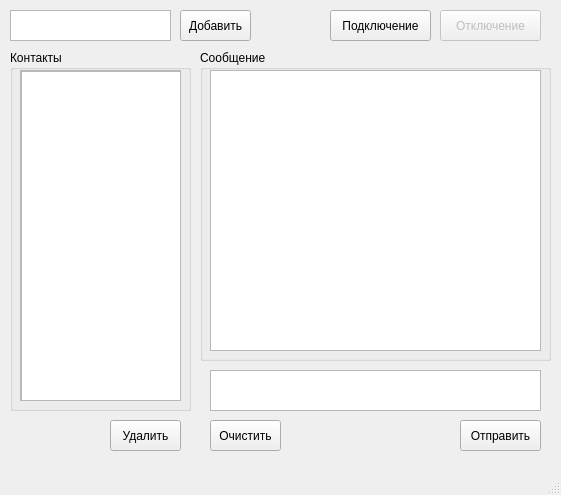
<?xml version="1.0" encoding="UTF-8"?>
<ui version="4.0">
 <class>ClientMessage</class>
 <widget class="QMainWindow" name="ClientMessage">
  <property name="geometry">
   <rect>
    <x>0</x>
    <y>0</y>
    <width>561</width>
    <height>495</height>
   </rect>
  </property>
  <property name="windowTitle">
   <string>Client Message</string>
  </property>
  <widget class="QWidget" name="centralwidget">
   <widget class="QTextEdit" name="textEditUsername">
    <property name="geometry">
     <rect>
      <x>10</x>
      <y>10</y>
      <width>161</width>
      <height>31</height>
     </rect>
    </property>
   </widget>
   <widget class="QPushButton" name="pushButtonDelContact">
    <property name="geometry">
     <rect>
      <x>110</x>
      <y>420</y>
      <width>71</width>
      <height>31</height>
     </rect>
    </property>
    <property name="text">
     <string>Удалить</string>
    </property>
   </widget>
   <widget class="QPushButton" name="pushButtonAddContact">
    <property name="geometry">
     <rect>
      <x>180</x>
      <y>10</y>
      <width>71</width>
      <height>31</height>
     </rect>
    </property>
    <property name="text">
     <string>Добавить</string>
    </property>
   </widget>
   <widget class="QTextEdit" name="textEditMessage">
    <property name="geometry">
     <rect>
      <x>210</x>
      <y>370</y>
      <width>331</width>
      <height>41</height>
     </rect>
    </property>
   </widget>
   <widget class="QPushButton" name="pushButtonSend">
    <property name="geometry">
     <rect>
      <x>460</x>
      <y>420</y>
      <width>81</width>
      <height>31</height>
     </rect>
    </property>
    <property name="text">
     <string>Отправить</string>
    </property>
   </widget>
   <widget class="QGroupBox" name="groupBox">
    <property name="geometry">
     <rect>
      <x>10</x>
      <y>50</y>
      <width>181</width>
      <height>361</height>
     </rect>
    </property>
    <property name="title">
     <string>Контакты</string>
    </property>
    <widget class="QScrollArea" name="scrollArea">
     <property name="geometry">
      <rect>
       <x>10</x>
       <y>20</y>
       <width>161</width>
       <height>331</height>
      </rect>
     </property>
     <property name="widgetResizable">
      <bool>true</bool>
     </property>
     <widget class="QWidget" name="scrollAreaWidgetContents">
      <property name="geometry">
       <rect>
        <x>0</x>
        <y>0</y>
        <width>159</width>
        <height>329</height>
       </rect>
      </property>
      <widget class="QListWidget" name="listWidgetContacts">
       <property name="geometry">
        <rect>
         <x>0</x>
         <y>0</y>
         <width>161</width>
         <height>331</height>
        </rect>
       </property>
      </widget>
     </widget>
    </widget>
   </widget>
   <widget class="QGroupBox" name="groupBox_2">
    <property name="geometry">
     <rect>
      <x>200</x>
      <y>50</y>
      <width>351</width>
      <height>311</height>
     </rect>
    </property>
    <property name="title">
     <string>Сообщение</string>
    </property>
    <widget class="QListWidget" name="listWidgetMessages">
     <property name="geometry">
      <rect>
       <x>10</x>
       <y>20</y>
       <width>331</width>
       <height>281</height>
      </rect>
     </property>
    </widget>
   </widget>
   <widget class="QPushButton" name="clearTextButton">
    <property name="geometry">
     <rect>
      <x>210</x>
      <y>420</y>
      <width>71</width>
      <height>31</height>
     </rect>
    </property>
    <property name="text">
     <string>Очистить</string>
    </property>
   </widget>
   <widget class="QPushButton" name="connectButton">
    <property name="geometry">
     <rect>
      <x>330</x>
      <y>10</y>
      <width>101</width>
      <height>31</height>
     </rect>
    </property>
    <property name="text">
     <string>Подключение</string>
    </property>
   </widget>
   <widget class="QPushButton" name="disconnectButton">
    <property name="enabled">
     <bool>false</bool>
    </property>
    <property name="geometry">
     <rect>
      <x>440</x>
      <y>10</y>
      <width>101</width>
      <height>31</height>
     </rect>
    </property>
    <property name="text">
     <string>Отключение</string>
    </property>
   </widget>
   <zorder>pushButtonAddContact</zorder>
   <zorder>textEditUsername</zorder>
   <zorder>pushButtonDelContact</zorder>
   <zorder>textEditMessage</zorder>
   <zorder>pushButtonSend</zorder>
   <zorder>groupBox</zorder>
   <zorder>groupBox_2</zorder>
   <zorder>clearTextButton</zorder>
   <zorder>connectButton</zorder>
   <zorder>disconnectButton</zorder>
  </widget>
  <widget class="QStatusBar" name="statusbar"/>
  <widget class="QMenuBar" name="menuBar">
   <property name="geometry">
    <rect>
     <x>0</x>
     <y>0</y>
     <width>561</width>
     <height>21</height>
    </rect>
   </property>
  </widget>
 </widget>
 <resources/>
 <connections/>
</ui>
